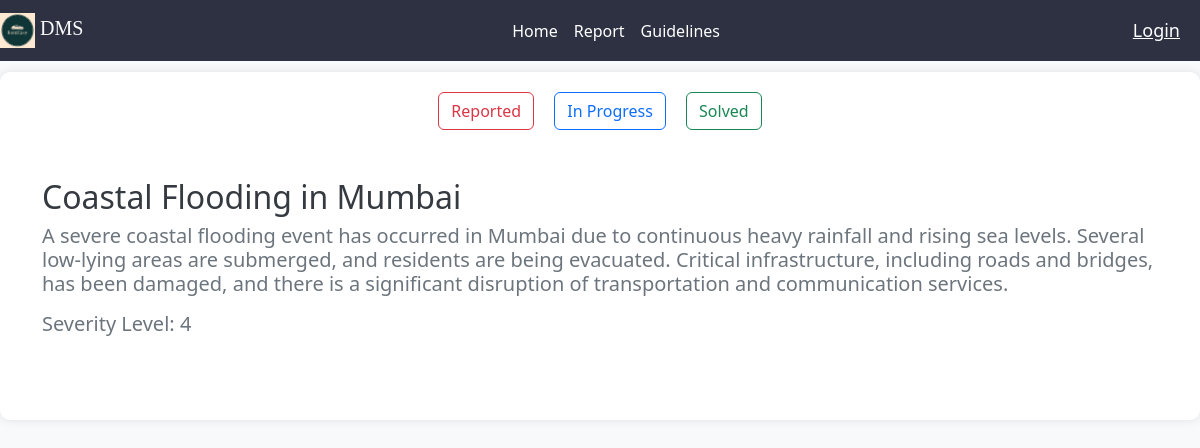
Page /solved/ on the earlier database version.
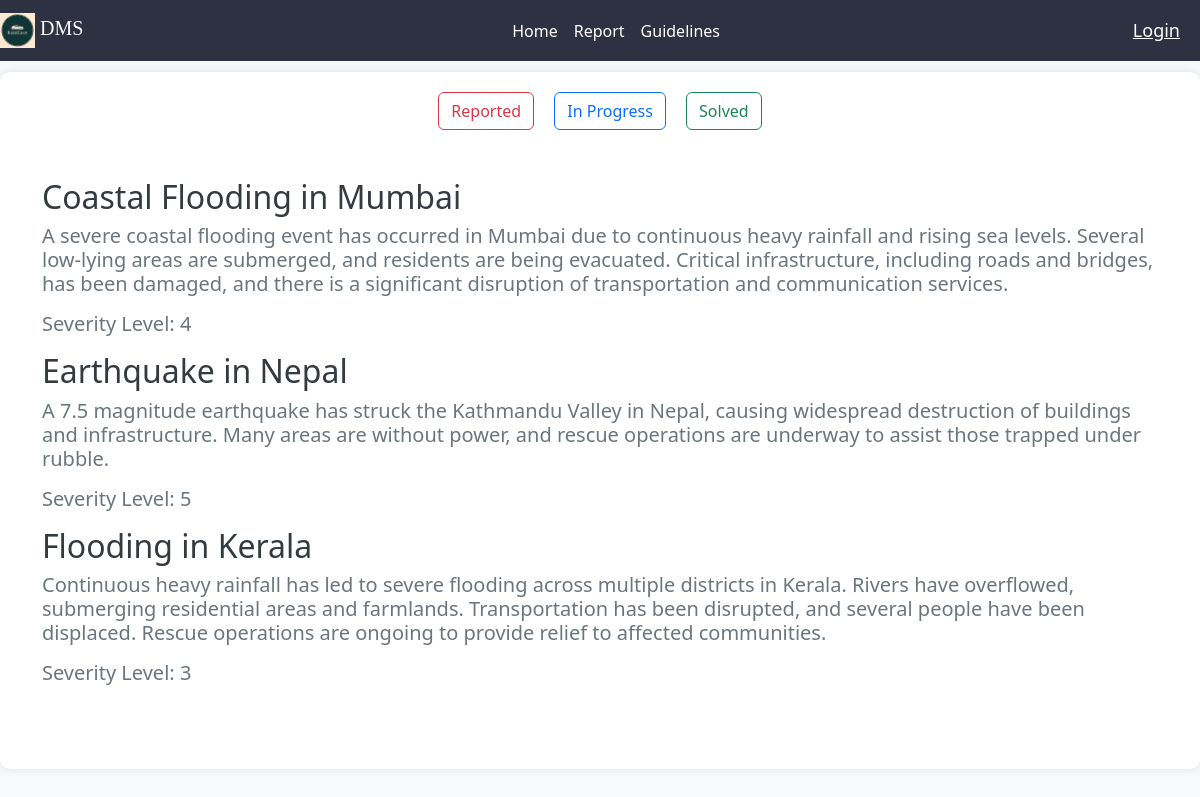
Same page on the later database version.
### DmsApp/models.py (models this page shows, shortened)
class Report(models.Model):
    LEVEL=(
        ('1','1'),('2','2'),('3','3'),('4','4'),('5','5')
    )
    STATUS=(
        ('reported','reported'),
        ('in_progress','in_progress'),
        ('solved','solved'),
    )
    status=models.CharField(max_length=50,choices=STATUS,default='reported')
    report_name=models.CharField(max_length=30)
    description=models.CharField(max_length=2056,null=True)
    severity_level=models.CharField(max_length=1,choices=LEVEL)
    volunteer=models.ForeignKey(Volunteer, null=True, blank=True, on_delete=models.SET_NULL, related_name='reports')

### DmsApp/views.py (the view)
# urls.py: path('solved/',solved,name='solved'),
def solved(request):
    report=Report.objects.all()
    report=report.filter(status='solved')
    context={'report':report}
    return render(request,'solved.html',context)

### DmsApp/templates/solved.html (shortened to what this page needs)
{% extends 'main.html' %}
{% block content %}
<section>
    <div class="text-center">
        {%if user.organization%}
        <a href="{% url 'dashboard_org' %}" class="btn btn-outline-danger mx-2">Reported</a>
        {% elif user.volunteer %}
        <a href="{% url 'dashboard_vol' %}" class="btn btn-outline-danger mx-2">Reported</a>
        {% else %}
        <a href="{% url 'home' %}" class="btn btn-outline-danger mx-2">Reported</a>
        {% endif %}
        <a href="{% url 'progress' %}" class="btn btn-outline-primary mx-2">In Progress</a>
        <a href="{% url 'solved' %}" class="btn btn-outline-success mx-2">Solved</a>
    </div>
    <div class="container my-5">
        <div class="row">
            {% for i in report %}
            <h2>{{i.report_name}}</h2>
            <h5>{{i.description}}</h4>
            <div class="d-flex align-items-center">
                <h5 class="mr-3">Severity Level: {{ i.severity_level }}</h5>
            </div>
            <br><br>
            {% endfor %}
        </div>
    </div>
</section>
{% endblock %}

Differences in the rows shown:
now on this page (row edited): Report: report_name "Earthquake in Nepal", description "A 7.5 magnitude earthquake has struck the Kathmandu Valley in Nepal, causing widespread destruction of buildings and infrastructure. Many areas are without power, and rescue operations are underway to assist those trapped under rubble.", severity_level "5"
now on this page (row edited): Report: report_name "Flooding in Kerala", description "Continuous heavy rainfall has led to severe flooding across multiple districts in Kerala. Rivers have overflowed, submerging residential areas and farmlands. Transportation has been disrupted, and several people have been displaced. Rescue operations are ongoing to provide relief to affected communities.", severity_level "3"
